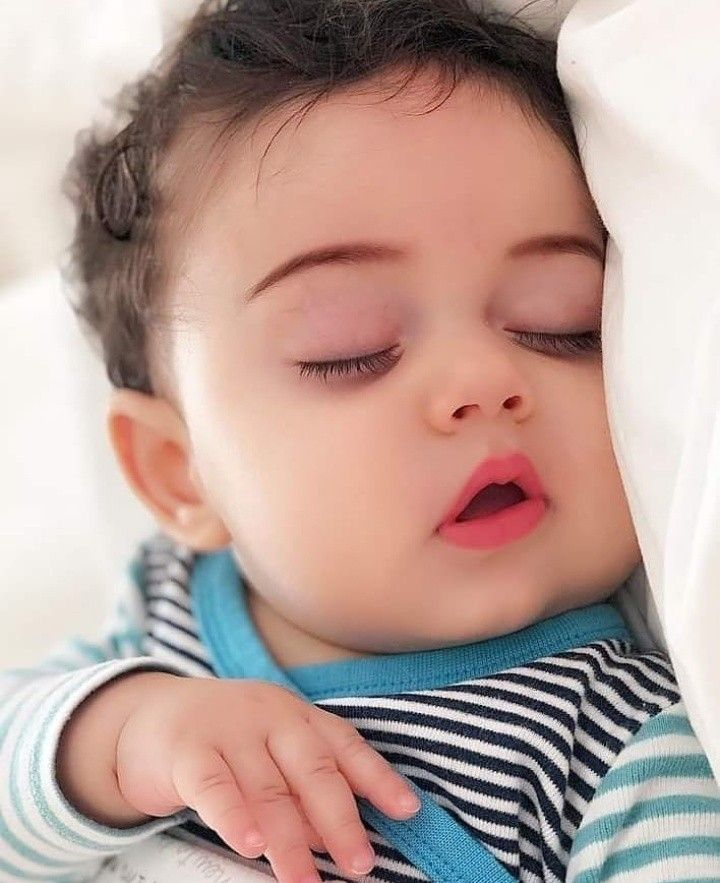
#> input picture Chapter 2 [ basic functions]/baby.jpg, 720 x 883 px
$ python blur.py
#> lines starting #> are read from the running program, lines starting #| are printed output that depends on the picture
import cv2


img = cv2.imread("baby.jpg")
#> img is the input picture: shape (883, 720, 3); mean B, G, R 151.3, 158.9, 184.5

imgGray = cv2.cvtColor(img,cv2.COLOR_BGR2GRAY)
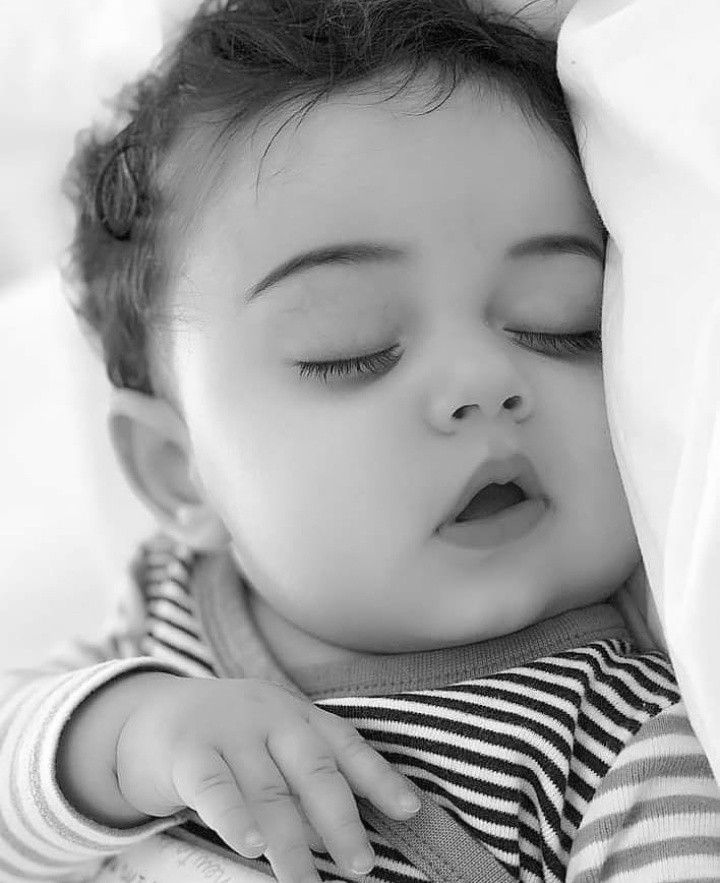
#> imgGray: shape (883, 720); min 0, max 255, mean 165.7
imgBlur = cv2.GaussianBlur(imgGray, (19,19),0)
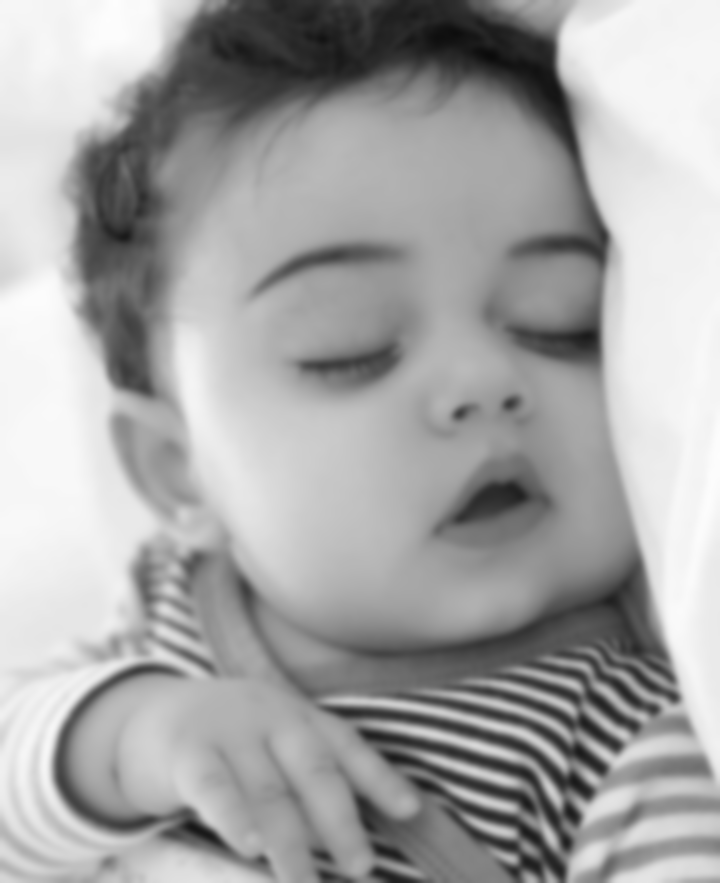
#> imgBlur: shape (883, 720); min 11, max 253, mean 165.7

cv2.imshow("Gray image", imgGray)

cv2.imshow("Blur image", imgBlur)


cv2.waitKey(0)
